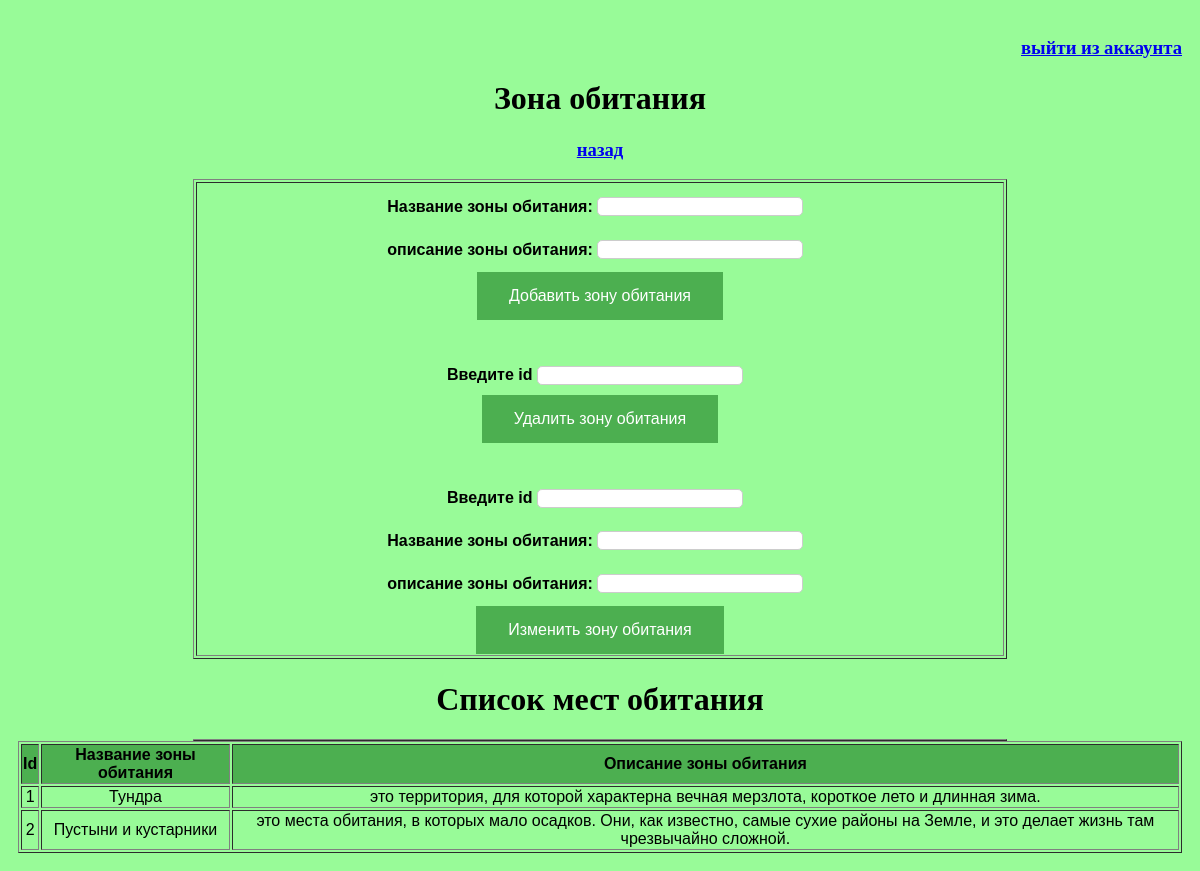
The app's page /area/ with its own data.
### firstapp/models.py (models this page shows)
class Habitat_area(models.Model):
    name = models.CharField(max_length=45)
    characteristic = models.CharField(max_length=500)
    objects = models.Manager()

### firstapp/views.py (the view)
# urls.py: path('area/', views.index_habitat_area, name='area'),
def index_habitat_area(request): #index_exhibition
    form_ex = AddHa()
    data = Habitat_area.objects.all()
    return render(request, "firstapp/Template_Habitat_area.html", {"form":form_ex, "data_show":data})

### firstapp/forms.py
class AddHa(forms.Form):
    name = forms.CharField(label="Название зоны обитания",widget=forms.TextInput(attrs={"class":"myfield"}))
    characteristic = forms.CharField(label="описание зоны обитания",widget=forms.TextInput(attrs={"class":"myfield"}))

### templates/firstapp/Template_Habitat_area.html (shortened to what this page needs)
<!DOCTYPE html>
<html lang="en">
<head>
</head>
<body>
<div id="header" >
        <h3 align="right"><a href="/admin/logout/">выйти из аккаунта</a></h3>
        <h1 align="center">Зона обитания<h1>
        <h3 align="center"><a href = "{% url 'home' %}">назад</a></h3>
</div>
<table border="1" width="70%" align="center">
    <tr>
        <th align="center" width="50%">
    <form method="POST" action="adde/">
        <table>
            {{ form }}
        </table>
        <input class = "button" type="submit" value="Добавить зону обитания">
    </form>
    <br>
    <br>
    <form method="POST" action="dele/">
        <label>Введите id</label>
        <input class = "myfield" type= "number" name="delname"><br>
        <input class = "button" type= "submit" value="Удалить зону обитания">
    </form>
    <br>
    <br>
    <form method="POST" action="upe/">
        <label>Введите id</label>
        <input class="myfield" type= "number" name="upname"><br>
        <table>
            {{ form }}
        </table>
        <input class = "button" type= "submit" value="Изменить зону обитания">
    </form>
</table>
    <tr>
        <th align="center" width="50%">
        <h1 align="center"> Список мест обитания</h1>
     <table border="1" width="70%" align="center">
    <form method="POST" action="show/">
        <table border="1" width="100%">
            <tr align="center" bgcolor="#4CAF50">
                <th>Id</th>
                <th>Название зоны обитания</th>
                <th>Описание зоны обитания</th>
            </tr>
        {% for i in data_show %}
            <tr align="center">
                <td>{{ i.id }}</td>
                <td>{{ i.name }}</td>
                <td>{{ i.characteristic }}</td>
            </tr>
        {% endfor %}
        </table>
    </form>
</th>
    </tr>
</body>
</html>

### templates/firstapp/Template_Habitat_area.html (style rules this page uses)
.myfield { border:1px solid #ccc; border-radius:5px; height:15px; width:200px; margin: 10px 10px 10px 0; text-align: center; }
.button { background-color: #4CAF50; border: none; color: white; padding: 15px 32px; text-align: center; text-decoration: none; display: inline-block; font-size: 16px; }
body { background: #98FB98 ; padding: 10px; background-repeat: no-repeat; }
label { font-family: Helvetica; }
td { font-family: Arial; }
th { font-family: Arial; }

### records on screen
Habitat_area: id "1", name "Тундра", characteristic "это территория, для которой характерна вечная мерзлота, короткое лето и длинная зима."
Habitat_area: id "2", name "Пустыни и кустарники", characteristic "это места обитания, в которых мало осадков. Они, как известно, самые сухие районы на Земле, и это делает жизнь там чрезвычайно сложной."
